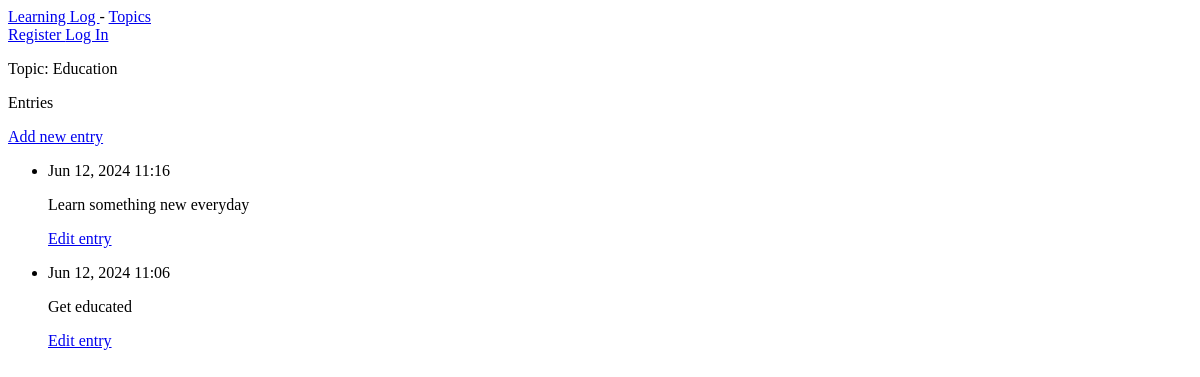
/topics/1/, run on an earlier commit of the app's database.
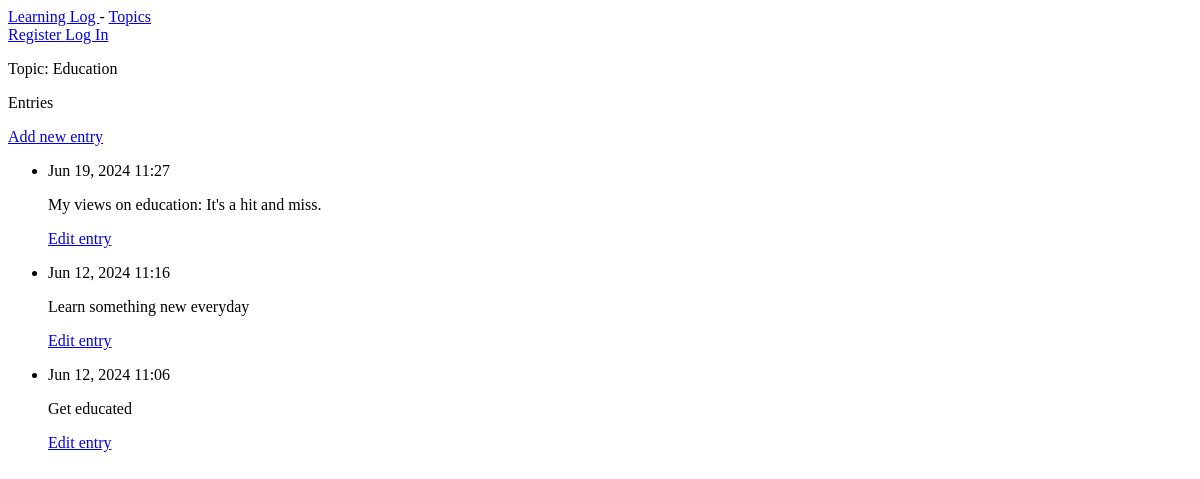
And on a later commit of the database.
### log/models.py (models this page shows, shortened)
class Topic(models.Model):
    text = models.CharField(max_length=250)
    date_added = models.DateTimeField(auto_now_add=True)
    def __str__(self):
        return self.text

class Entry(models.Model):
    topic = models.ForeignKey(Topic, on_delete=models.CASCADE)
    text = models.TextField()
    date_added = models.DateTimeField(auto_now_add=True)
    class Meta:
        verbose_name_plural = "entries"

### log/views.py (the view)
# urls.py: path('topics/<int:topic_id>/', views.topic, name='topic'),
def topic(request, topic_id):
    topic = Topic.objects.get(id=topic_id)
    entries = topic.entry_set.order_by('-date_added')
    context = {'topic': topic, 'entries': entries}
    return render(request, 'log/topic.html', context)

### log/templates/log/topic.html
{% extends 'log/base.html' %}
{% block page_content %}
  <p>Topic: {{ topic }}</p>
  <p>Entries</p>
  <p>
    <a href="{% url 'log:new_entry' topic.id %}">Add new entry</a>
  </p>
  <ul>
    {% for entry in entries %}
        <li>
            <p>{{ entry.date_added | date:'M d, Y H:i' }}</p>
            <p>{{ entry.text | linebreaks }}</p>
            <p>
              <a href="{% url 'log:edit_entry' entry.id %}">Edit entry</a>
            </p>
        </li>
    {% empty %}
        <li>No entries yet</li>
    {% endfor %}
  </ul>
{% endblock page_content %}

### log/templates/log/base.html
<p>
    <a href="{% url 'log:index' %}"> Learning Log </a> -
    <a href="{% url 'log:topics' %}"> Topics </a>
    <br>
    {% if user.is_authenticated %}
        Hello, {{ user.username }}
        <a href="{% url 'users:logout' %}"> Log Out </a>
    {% else %}
        <a href="{% url 'users:register' %}"> Register </a>
        <a href="{% url 'users:login' %}"> Log In </a>
    {% endif %}
</p>
{% block page_content %}
{% endblock page_content %}

What changed in the data, as far as the page shows it:
added Entry: date_added "Jun 19, 2024 11:27", text "My views on education: It's a hit and miss."
